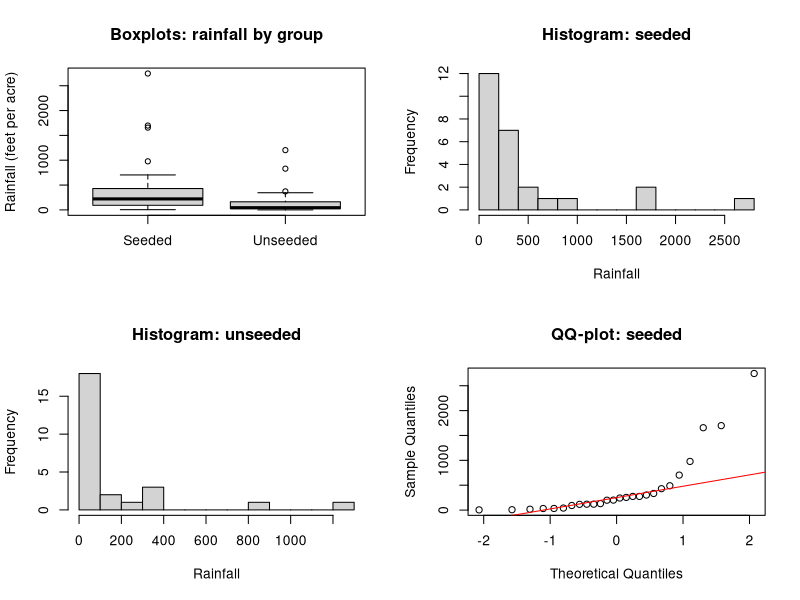
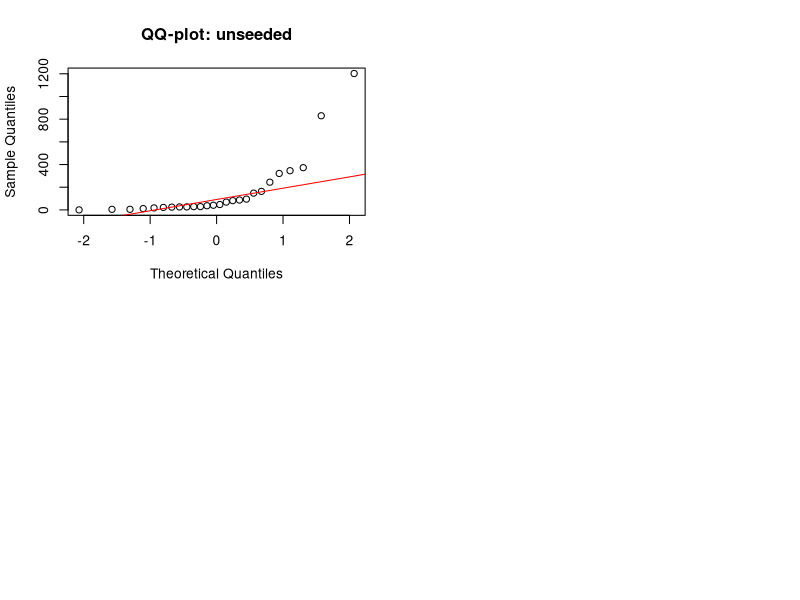

Here is the R script that generated these plots, in order:
rm(list = ls())
options(digits = 3)

## 1) Read data
clouds <- read.table("clouds.txt", header = TRUE)
seeded <- clouds$seeded
unseeded <- clouds$unseeded

cat("n_seeded =", length(seeded), " n_unseeded =", length(unseeded), "\n\n")

## 2) Quick summaries (helps you comment on skew/outliers)
cat("Summary (seeded):\n"); print(summary(seeded)); cat("\n")
cat("Summary (unseeded):\n"); print(summary(unseeded)); cat("\n")

## 3) Basic visuals (assumptions + “effect” intuition)
par(mfrow = c(2,2))

boxplot(seeded, unseeded,
        names = c("Seeded","Unseeded"),
        main = "Boxplots: rainfall by group",
        ylab = "Rainfall (feet per acre)")

hist(seeded, breaks = 10, main = "Histogram: seeded", xlab = "Rainfall")
hist(unseeded, breaks = 10, main = "Histogram: unseeded", xlab = "Rainfall")

qqnorm(seeded, main = "QQ-plot: seeded"); qqline(seeded, col = "red")
qqnorm(unseeded, main = "QQ-plot: unseeded"); qqline(unseeded, col = "red")

par(mfrow = c(1,1))

## 4) Decide paired or not (comment in report)
cat("Paired? No. Two independent samples (different clouds in two groups).\n\n")

## 5) TEST 1: Two-sample t-test (Welch is default and preferred here)
cat("=== Two-sample t-test (Welch) ===\n")
tt_two <- t.test(seeded, unseeded, alternative = "two.sided", var.equal = FALSE)
tt_greater <- t.test(seeded, unseeded, alternative = "greater", var.equal = FALSE)
cat("Two-sided p-value:", tt_two$p.value, "\n")
cat("One-sided (seeded > unseeded) p-value:", tt_greater$p.value, "\n\n")

## 6) TEST 2: Mann–Whitney (Wilcoxon rank-sum)
cat("=== Mann–Whitney / Wilcoxon rank-sum ===\n")
mw_two <- wilcox.test(seeded, unseeded, alternative = "two.sided", exact = FALSE)
mw_greater <- wilcox.test(seeded, unseeded, alternative = "greater", exact = FALSE)
cat("Two-sided p-value:", mw_two$p.value, "\n")
cat("One-sided (seeded > unseeded) p-value:", mw_greater$p.value, "\n\n")

## 7) TEST 3: Kolmogorov–Smirnov (distributional difference)
cat("=== Kolmogorov–Smirnov test ===\n")
ks_two <- ks.test(seeded, unseeded, alternative = "two.sided")
ks_greater <- ks.test(seeded, unseeded, alternative = "greater")
cat("Two-sided p-value:", ks_two$p.value, "\n")
cat("One-sided (seeded > unseeded) p-value:", ks_greater$p.value, "\n\n")

## 8) Applicability notes (printed as reminders)
cat("Notes for report:\n")
cat("- t-test targets difference in MEANS; normality/variance assumptions are questionable due to skew/outliers.\n")
cat("- Wilcoxon is more robust; targets location shift (often interpreted as median shift under assumptions).\n")
cat("- KS compares ENTIRE distributions, not just mean/median.\n")
cat("- Permutation test is applicable because assignment to seeded/unseeded was randomized.\n")
